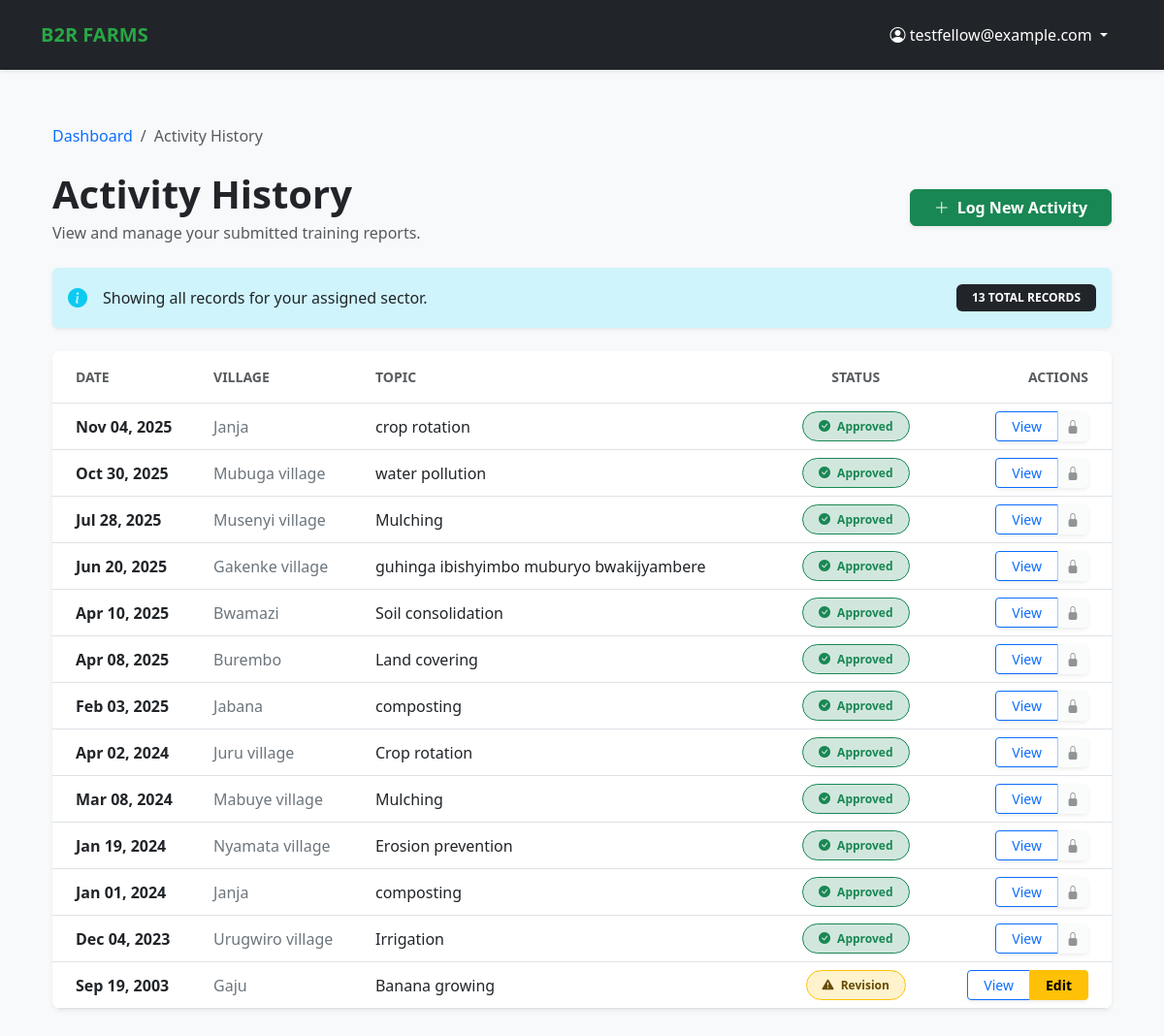
Page /activities/all-activities/ (signed in) on the earlier database version.
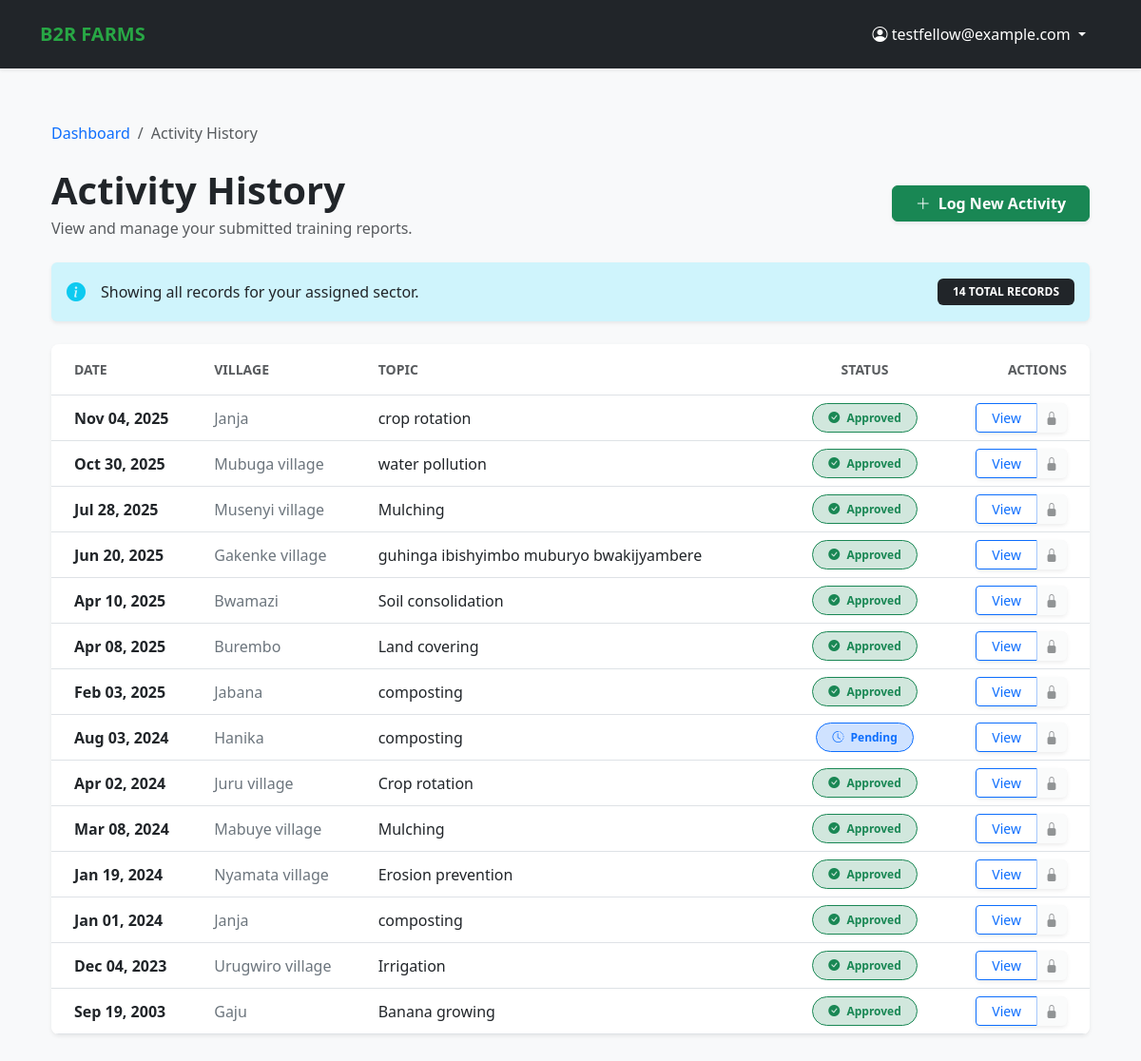
Same page on the later database version.
### activities/models.py (models this page shows, shortened)
class TrainingActivity(models.Model):
    class Status(models.TextChoices):
        PENDING = 'PENDING', 'Pending Review'
        APPROVED = 'APPROVED', 'Approved'
        REVISION = 'REVISION', 'Needs Revision'
    fellow = models.ForeignKey(
        Fellow,
        on_delete=models.CASCADE,
        related_name='activities'
    )
    date = models.DateField(validators=[validate_not_future])
    sector = models.ForeignKey(
        Sector,
        on_delete=models.PROTECT,
        related_name='training_activities'
    )
    village_name = models.CharField(max_length=100)
    verified_village = models.CharField(
        max_length=100,
        blank=True,
        null=True,
        help_text="Standardized village name confirmed by Mentor upon approval."
    )
    number_of_farmers_trained = models.PositiveIntegerField(
        validators=[MinValueValidator(1, message="You must train at least one farmer.")]
    )
    training_topic = models.CharField(
        max_length=255,
        help_text="e.g., Mulching, Crop Rotation, Soil Conservation"
    )
    METHOD_CHOICES = [
        ('demonstration', 'Demonstration'),
        ('field_visit', 'Field Visit'),
        ('group_session', 'Group Session'),
        ('workshop', 'Workshop'),
    ]
    training_method = models.CharField(
        max_length=50,
        choices=METHOD_CHOICES
    )
    duration = models.DurationField(
        help_text="Format: HH:MM:SS (e.g., 02:30:00 for 2 hours and 30 mins)",
        default=timedelta(hours=1)
    )
    challenges_notes = models.TextField(blank=True, null=True)
    success_stories = models.TextField(blank=True, null=True)
    photos = models.ImageField(upload_to='training_photos/', blank=True, null=True)
    status = models.CharField(
        max_length=20,
        choices=Status.choices,
        default=Status.PENDING,
        help_text="The current approval status of this report."
    )
    approved_by = models.ForeignKey(
        settings.AUTH_USER_MODEL,
        on_delete=models.SET_NULL,
        null=True,
        blank=True,
        related_name='approved_activities'
    )
    is_resubmitted = models.BooleanField(default=False)
    mentor_comments = models.TextField(
        blank=True,
        null=True,
        help_text="Feedback provided by the assigned Mentor."
    )
    created_at = models.DateTimeField(auto_now_add=True)
    updated_at = models.DateTimeField(auto_now=True)
    class Meta:
        ordering = ['-date', 'sector__name']
        verbose_name_plural = "Training Activities"

### activities/views.py (the view)
# urls.py: path('all-activities/', views.all_activities_view, name='all_activities'),
@login_required
def all_activities_view(request):
    activities = TrainingActivity.objects.filter(fellow__user=request.user).order_by('-date')
    return render(request, 'activities/all_activities.html', {'activities': activities})

### activities/templates/activities/all_activities.html (shortened to what the changed rows need)
{% extends 'base.html' %}
{% block content %}
<div class="container py-4">
    <div class="d-flex flex-column flex-md-row justify-content-between align-items-md-center mb-4 gap-3">
        <div>
            <h1 class="fw-bold text-dark mb-1">Activity History</h1>
        </div>
    </div>
    <div class="alert alert-info border-0 shadow-sm d-flex justify-content-between align-items-center p-3 mb-4">
        <div class="d-flex align-items-center">
            <i class="bi bi-info-circle-fill fs-5 me-3 text-info"></i>
            <span class="fw-medium text-dark">Showing all records for your assigned sector.</span>
        </div>
        <span class="badge bg-dark px-3 py-2 text-uppercase">{{ activities|length }} Total Records</span>
    </div>
    <div class="card shadow-sm border-0 rounded-3 overflow-hidden">
        <div class="table-responsive">
            <table class="table table-hover align-middle mb-0">
                <thead class="bg-light">
                    <tr>
                        <th class="ps-4 py-3 text-uppercase small fw-bold text-muted">Date</th>
                        <th class="py-3 text-uppercase small fw-bold text-muted">Village</th>
                        <th class="py-3 text-uppercase small fw-bold text-muted">Topic</th>
                        <th class="py-3 text-uppercase small fw-bold text-muted text-center">Status</th>
                        <th class="pe-4 py-3 text-uppercase small fw-bold text-muted text-end">Actions</th>
                    </tr>
                </thead>
                <tbody>
                    {% for activity in activities %}
                    <tr>
                        <td class="ps-4 fw-bold text-dark">
                            {{ activity.date|date:"M d, Y" }}
                        </td>
                        <td class="text-secondary">
                            {{ activity.village_name }}
                        </td>
                        <td class="text-dark fw-medium">
                            {{ activity.training_topic|truncatechars:40 }}
                        </td>
                        <td class="text-center">
                            {% if activity.status == 'APPROVED' %}
                                <span class="badge rounded-pill bg-success-subtle text-success border border-success px-3 py-2">
                                    <i class="bi bi-check-circle-fill me-1"></i> Approved
                                </span>
                            {% elif activity.status == 'REVISION' %}
                                <span class="badge rounded-pill bg-warning-subtle text-warning-emphasis border border-warning px-3 py-2">
                                    <i class="bi bi-exclamation-triangle-fill me-1"></i> Revision
                                </span>
                            {% else %}
                                <span class="badge rounded-pill bg-primary-subtle text-primary border border-primary px-3 py-2">
                                    <i class="bi bi-clock-history me-1"></i> Pending
                                </span>
                            {% endif %}
                        </td>
                        <td class="pe-4 text-end">
                            <div class="btn-group shadow-sm">
                                <a href="{% url 'activity_detail' activity.pk %}" class="btn btn-outline-primary btn-sm px-3">
                                    View
                                </a>
                                {% if activity.status == 'REVISION' %}
                                    <a href="{% url 'edit_report' activity.pk %}" class="btn btn-warning btn-sm px-3 fw-bold">
                                        Edit
                                    </a>
                                {% else %}
                                    <button class="btn btn-light btn-sm text-muted" disabled title="Locked">
                                        <i class="bi bi-lock-fill"></i>
                                    </button>
                                {% endif %}
                            </div>
                        </td>
                    </tr>
                    {% endfor %}
                </tbody>
            </table>
        </div>
    </div>
</div>
{% endblock %}

Differences in the rows shown:
added TrainingActivity: date "Aug 03, 2024", village_name "Hanika", training_topic "composting", status "PENDING" (drawn)
changed TrainingActivity "Sep 19, 2003": status "Revision Edit" → "Approved"
Other differences:
{{ activities|length }}: "13" → "14"
